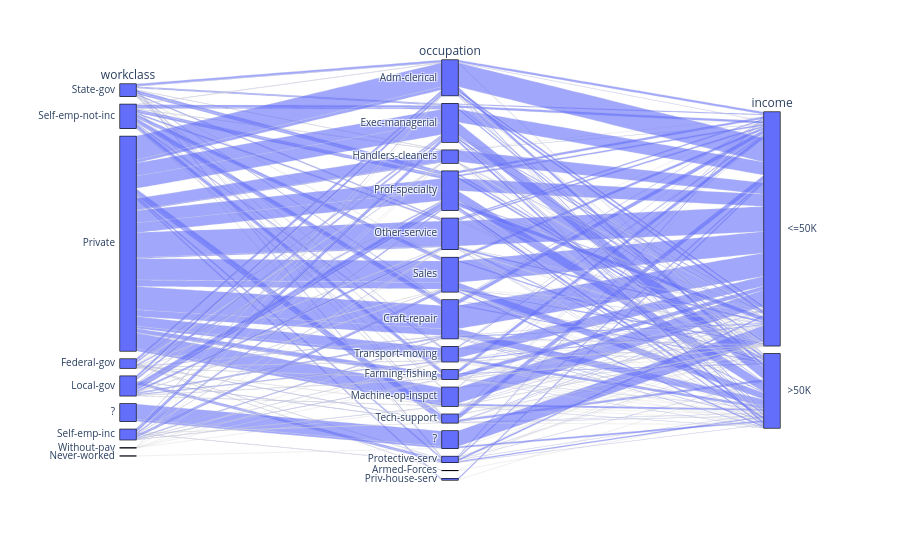

Notebook code cell kept with this figure:
### Code cell
grafico = px.parallel_categories(base_census, dimensions=['workclass', 'occupation', 'income'])
grafico.show()

### Figure 1 — Plotly figure (JSON) as saved in the notebook; plotly's stock layout.template omitted (floating-point values rounded to 4 significant figures; data arrays with more than 128 entries replaced by an {"elided": "..."} marker saying what was removed)
{"data": [{"dimensions": [{"label": "workclass", "values": {"elided": "32561 str values"}}, {"label": "occupation", "values": {"elided": "32561 str values"}}, {"label": "income", "values": {"elided": "32561 str values"}}], "domain": {"x": [0.0, 1.0], "y": [0.0, 1.0]}, "name": "", "type": "parcats"}], "layout": {"legend": {"tracegroupgap": 0}, "margin": {"t": 60}}}
